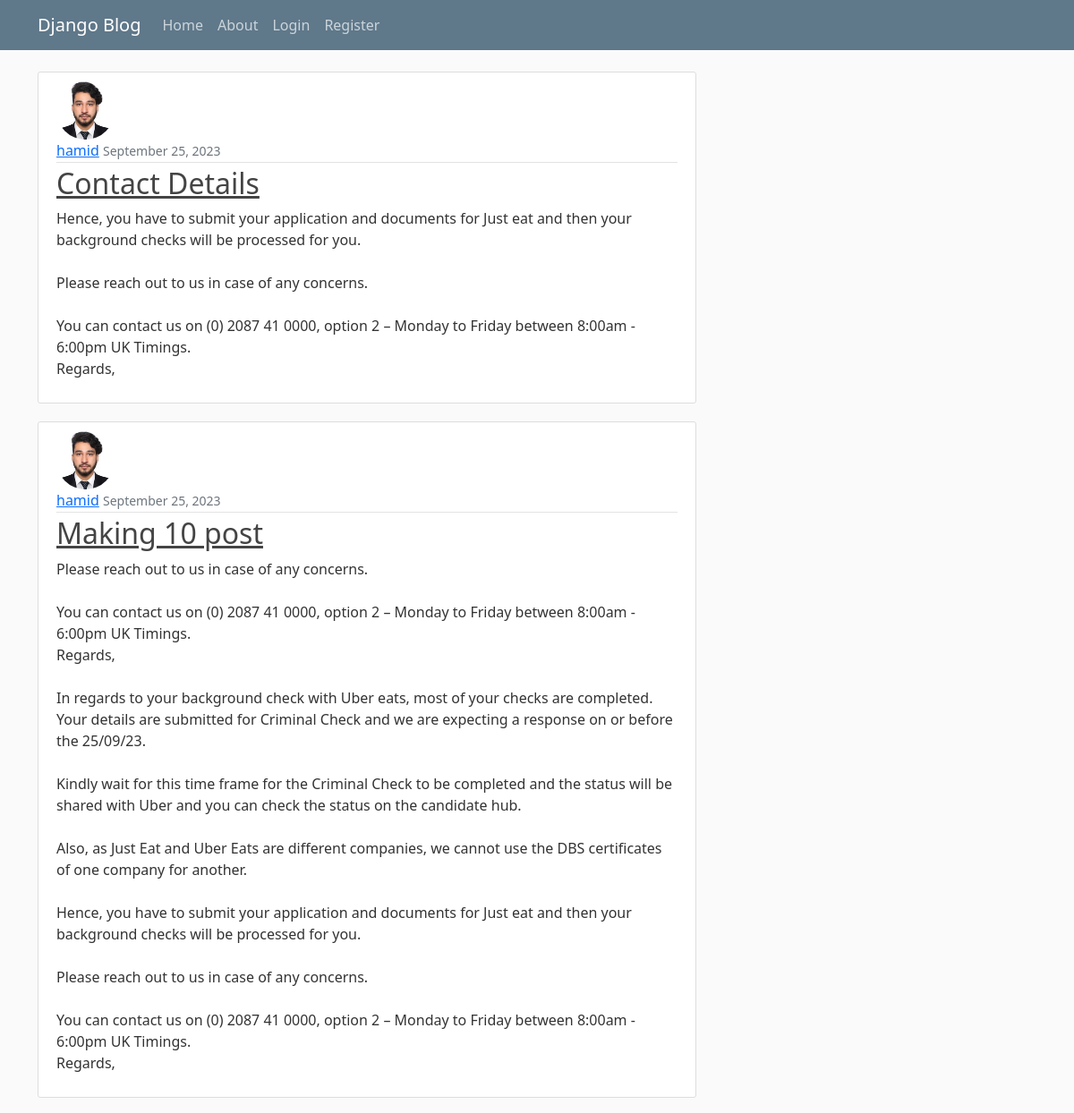
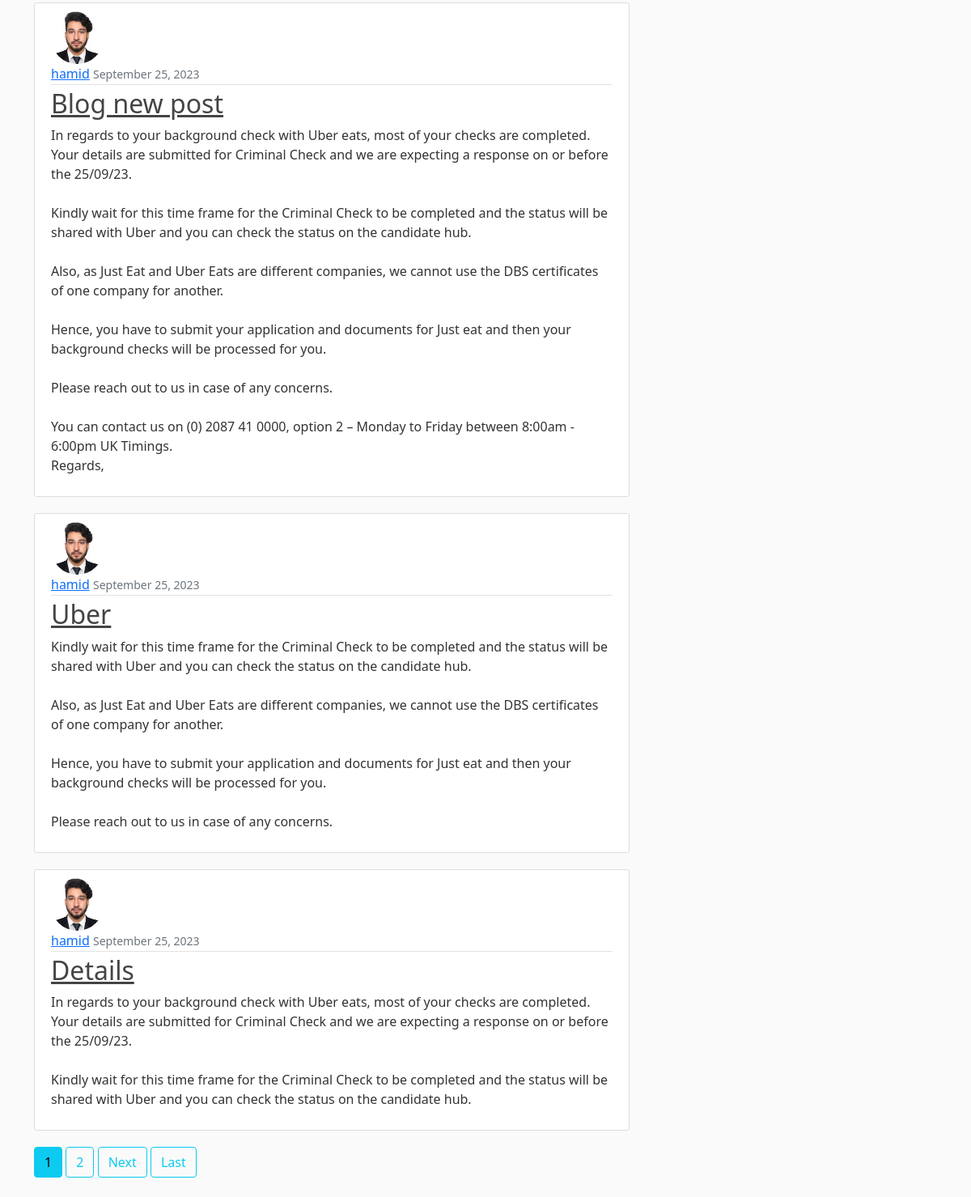
The page / on the database its author committed (2 pictures, top to bottom).
### blog/models.py (models this page shows, shortened)
class Post(models.Model):
   title = models.CharField(max_length=20, help_text='Enter title')
   content = models.TextField()
   date_posted = models.DateTimeField(default=timezone.now)
   author = models.ForeignKey(User, on_delete=models.CASCADE)

### users/models.py (models this page shows, shortened)
class Profile(models.Model):
    user = models.OneToOneField(User, on_delete=models.CASCADE)
    image = models.ImageField(default='default.jpeg', upload_to='profile_pics')

### blog/views.py (the view)
# urls.py: path('', PostListView.as_view(), name="blog-home"),
class PostListView(ListView):
    model = Post
    template_name = 'blog/home.html'
    context_object_name = 'posts'
    ordering = ['-date_posted']
    paginate_by = 5

### blog/templates/blog/home.html (shortened to what this page needs)
{% extends "blog/base.html" %}
{% block content %}
{% for post in posts%}
    <article class="media content-section">
        <img class="rounded-circle article-img" src="{{ post.author.profile.image.url }}">
        <div class="media-body">
            <div class="article-metadata">
                <a class="mr-2" href="#">{{ post.author }}</a>
                <small class="text-muted">{{ post.date_posted|date:"F d, Y" }}</small>
            </div>
            <h2><a class="article-title" href="{% url 'post-detail' post.id %}">{{ post.title }}</a></h2>
            <p class="article-content">{{ post.content }}</p>
        </div>
    </article>
{% endfor %}
{% if is_paginated %}
      {% for num in page_obj.paginator.page_range %}
        {% if page_obj.number == num %}
          <a class="btn btn-info mb-4" href="?page={{ num }}">{{ num }}</a>
        {% elif num > page_obj.number|add:'-3' and num < page_obj.number|add:'3' %}
          <a class="btn btn-outline-info mb-4" href="?page={{ num }}">{{ num }}</a>
        {% endif %}
      {% endfor %}
      {% if page_obj.has_next %}
        <a class="btn btn-outline-info mb-4" href="?page={{ page_obj.next_page_number }}">Next</a>
        <a class="btn btn-outline-info mb-4" href="?page={{ page_obj.paginator.num_pages }}">Last</a>
      {% endif %}
    {% endif %}
{% endblock content %}

### blog/static/blog/main.css (style rules this page uses)
body { background: #fafafa; color: #333333; margin-top: 5rem; }
h1, h2, h3, h4, h5, h6 { color: #444444; }
.content-section { background: #ffffff; padding: 10px 20px; border: 1px solid #dddddd; border-radius: 3px; margin-bottom: 20px; }
.article-title { color: #444444; }
.article-content { white-space: pre-line; }
.article-img { height: 65px; width: 65px; margin-right: 16px; }
.article-metadata { padding-bottom: 1px; margin-bottom: 4px; border-bottom: 1px solid #e3e3e3 }

### rows shown on the page
Post: author.profile.image (picture), author "hamid", date_posted "September 25, 2023", title "Contact Details", content "Hence, you have to submit your application and documents for Just eat and then your background checks will be processed for you. Please reach out to us in case of any concerns. You can contact us on (0) 2087 41 0000, option 2 – Monday to Friday between 8:00am - 6:00pm UK Timings. Regards,"
Post: author.profile.image (picture), author "hamid", date_posted "September 25, 2023", title "Making 10 post", content "Please reach out to us in case of any concerns. You can contact us on (0) 2087 41 0000, option 2 – Monday to Friday between 8:00am - 6:00pm UK Timings. Regards, In regards to your background check with Uber eats, most of your checks are completed. Your details are submitted for Criminal Check and we are expecting a response on or before the 25/09/23. Kindly wait for this time frame for the Criminal Check to be completed and the status will be shared with Uber and you can check the status on the candidate hub. Also, as Just Eat and Uber Eats are different companies, we cannot use the DBS certificates of one company for another. Hence, you have to submit your application and documents for…"
Post: author.profile.image (picture), author "hamid", date_posted "September 25, 2023", title "Blog new post", content "In regards to your background check with Uber eats, most of your checks are completed. Your details are submitted for Criminal Check and we are expecting a response on or before the 25/09/23. Kindly wait for this time frame for the Criminal Check to be completed and the status will be shared with Uber and you can check the status on the candidate hub. Also, as Just Eat and Uber Eats are different companies, we cannot use the DBS certificates of one company for another. Hence, you have to submit your application and documents for Just eat and then your background checks will be processed for you. Please reach out to us in case of any concerns. You can contact us on (0) 2087 41 0000, option 2…"
Post: author.profile.image (picture), author "hamid", date_posted "September 25, 2023", title "Uber", content "Kindly wait for this time frame for the Criminal Check to be completed and the status will be shared with Uber and you can check the status on the candidate hub. Also, as Just Eat and Uber Eats are different companies, we cannot use the DBS certificates of one company for another. Hence, you have to submit your application and documents for Just eat and then your background checks will be processed for you. Please reach out to us in case of any concerns."
Post: author.profile.image (picture), author "hamid", date_posted "September 25, 2023", title "Details", content "In regards to your background check with Uber eats, most of your checks are completed. Your details are submitted for Criminal Check and we are expecting a response on or before the 25/09/23. Kindly wait for this time frame for the Criminal Check to be completed and the status will be shared with Uber and you can check the status on the candidate hub."

### other values the page prints
{{ num }} "1"
{{ num }} "2"
